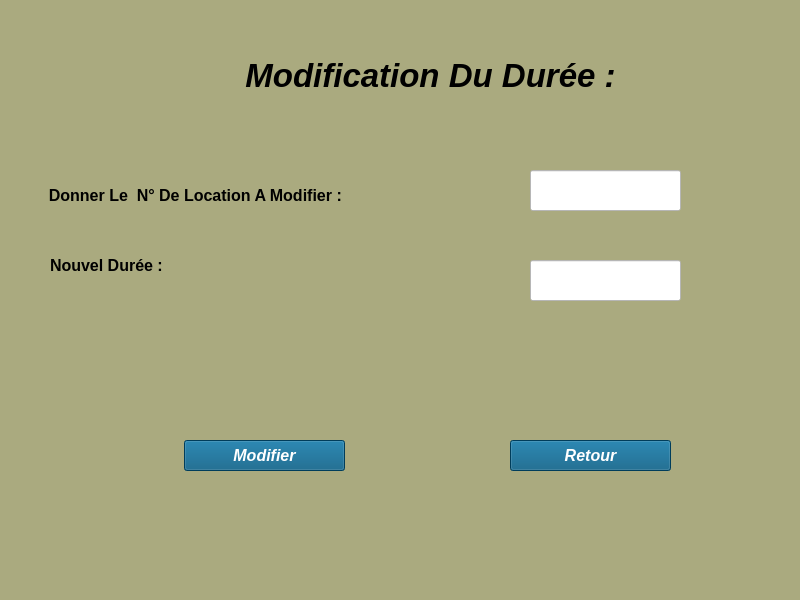
<?xml version="1.0" encoding="UTF-8"?>
<ui version="4.0">
 <class>Form</class>
 <widget class="QWidget" name="Form">
  <property name="geometry">
   <rect>
    <x>0</x>
    <y>0</y>
    <width>800</width>
    <height>600</height>
   </rect>
  </property>
  <property name="windowTitle">
   <string>Form</string>
  </property>
  <property name="styleSheet">
   <string notr="true">background-color: rgb(170, 170, 127);</string>
  </property>
  <widget class="QPushButton" name="retour">
   <property name="geometry">
    <rect>
     <x>510</x>
     <y>440</y>
     <width>161</width>
     <height>31</height>
    </rect>
   </property>
   <property name="font">
    <font>
     <pointsize>12</pointsize>
     <weight>75</weight>
     <italic>true</italic>
     <bold>true</bold>
    </font>
   </property>
   <property name="styleSheet">
    <string notr="true">background-color: rgb(0, 85, 127);
color: rgb(255, 255, 255);</string>
   </property>
   <property name="text">
    <string>Retour</string>
   </property>
  </widget>
  <widget class="QPushButton" name="modifier">
   <property name="geometry">
    <rect>
     <x>184</x>
     <y>440</y>
     <width>161</width>
     <height>31</height>
    </rect>
   </property>
   <property name="font">
    <font>
     <pointsize>12</pointsize>
     <weight>75</weight>
     <italic>true</italic>
     <bold>true</bold>
    </font>
   </property>
   <property name="styleSheet">
    <string notr="true">background-color: rgb(0, 85, 127);
color: rgb(255, 255, 255);</string>
   </property>
   <property name="text">
    <string>Modifier</string>
   </property>
  </widget>
  <widget class="QLabel" name="label">
   <property name="geometry">
    <rect>
     <x>40</x>
     <y>180</y>
     <width>381</width>
     <height>31</height>
    </rect>
   </property>
   <property name="font">
    <font>
     <pointsize>12</pointsize>
     <weight>75</weight>
     <bold>true</bold>
    </font>
   </property>
   <property name="text">
    <string>  Donner Le  N° De Location A Modifier :</string>
   </property>
  </widget>
  <widget class="QLabel" name="label_2">
   <property name="geometry">
    <rect>
     <x>50</x>
     <y>250</y>
     <width>371</width>
     <height>31</height>
    </rect>
   </property>
   <property name="font">
    <font>
     <pointsize>12</pointsize>
     <weight>75</weight>
     <italic>false</italic>
     <bold>true</bold>
    </font>
   </property>
   <property name="text">
    <string>Nouvel Durée :</string>
   </property>
  </widget>
  <widget class="QLineEdit" name="lire_location">
   <property name="geometry">
    <rect>
     <x>530</x>
     <y>170</y>
     <width>151</width>
     <height>41</height>
    </rect>
   </property>
   <property name="styleSheet">
    <string notr="true">background-color: rgb(255, 255, 255);</string>
   </property>
  </widget>
  <widget class="QLineEdit" name="lire_duree">
   <property name="geometry">
    <rect>
     <x>530</x>
     <y>260</y>
     <width>151</width>
     <height>41</height>
    </rect>
   </property>
   <property name="styleSheet">
    <string notr="true">background-color: rgb(255, 255, 255);</string>
   </property>
  </widget>
  <widget class="QLabel" name="label_3">
   <property name="geometry">
    <rect>
     <x>220</x>
     <y>30</y>
     <width>421</width>
     <height>91</height>
    </rect>
   </property>
   <property name="font">
    <font>
     <pointsize>25</pointsize>
     <weight>75</weight>
     <italic>true</italic>
     <bold>true</bold>
    </font>
   </property>
   <property name="text">
    <string>Modification Du Durée :</string>
   </property>
   <property name="alignment">
    <set>Qt::AlignCenter</set>
   </property>
  </widget>
 </widget>
 <resources/>
 <connections/>
</ui>
